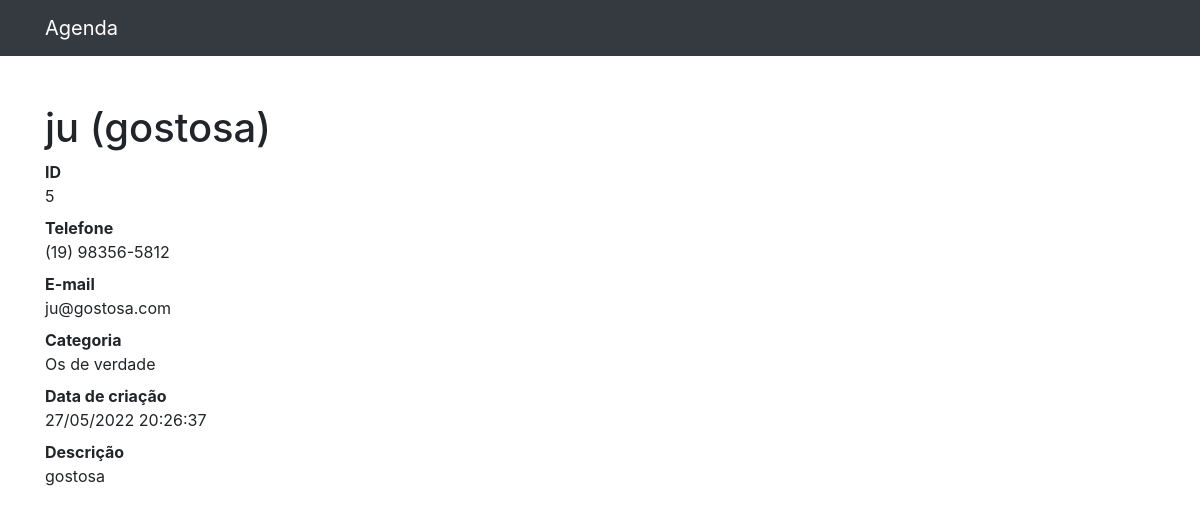
Before: /5 with the older database file.
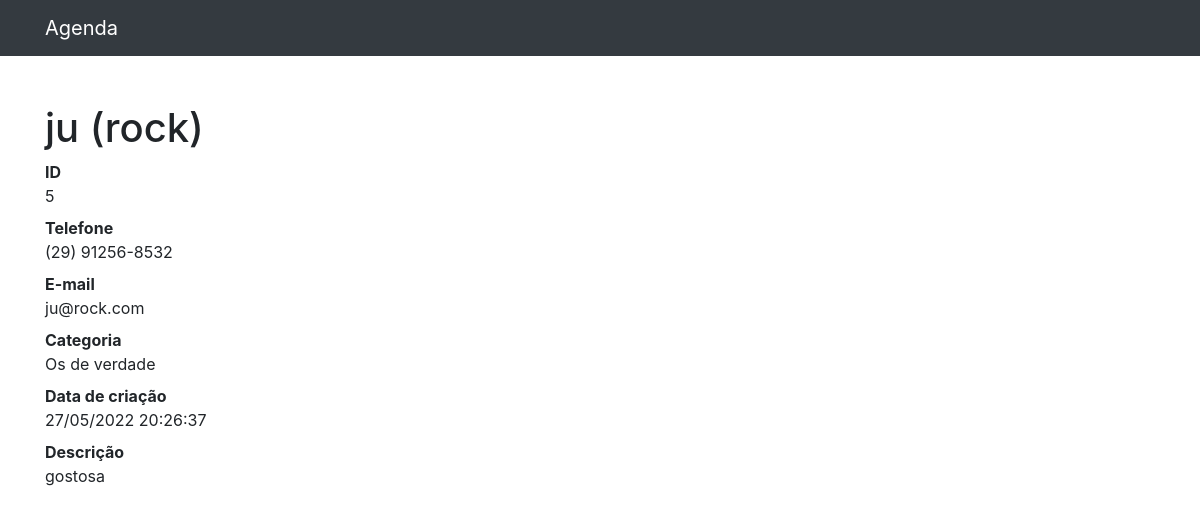
After: the same page with the newer database file.
### contatos/models.py (models this page shows, shortened)
class Contato(models.Model):
    nome = models.CharField(max_length=255)
    sobrenome = models.CharField(max_length=255, blank=True)
    telefone = models.CharField(max_length=50)
    email = models.EmailField(max_length=255, blank=True)
    data_criacao = models.DateTimeField(default=timezone.now)
    descricao = models.TextField(blank=True)
    categoria = models.ForeignKey(Categoria, on_delete=models.DO_NOTHING)
    mostrar = models.BooleanField(default=True)

class Categoria(models.Model):
    nome = models.CharField(max_length=255)
    def __str__(self):
        return self.nome

### contatos/views.py (the view)
# urls.py: path('<int:contato_id>', views.ver_contato, name="ver_contato")
def ver_contato(request, contato_id):
    contato = get_object_or_404(Contato, id=contato_id)
    return render(request, 'contatos/ver_contato.html', {
        'contato': contato
    })

### contatos/templates/contatos/ver_contato.html
{% extends 'base.html' %}
{% block conteudo %}
    <h1 class="mt-5">{{ contato.nome }} {{ contato.sobrenome }}</h1>
        <dl>
          <dt>ID</dt>
          <dd>{{ contato.id }}</dd>
          <dt>Telefone</dt>
          <dd>{{ contato.telefone }}</dd>
          <dt>E-mail</dt>
          <dd>{{ contato.email }}</dd>
          <dt>Categoria</dt>
          <dd>{{ contato.categoria }}</dd>
          <dt>Data de criação</dt>
          <dd>{{ contato.data_criacao|date:'d/m/Y H:i:s' }}</dd>
          <dt>Descrição</dt>
          <dd>{{ contato.descricao }}</dd>
        </dl>
{% endblock conteudo %}

Changed rows visible on the page:
changed Contato "ju": sobrenome "(gostosa)" → "(rock)"; telefone "(19) 98356-5812" → "(29) 91256-8532"; email "ju@gostosa.com" → "ju@rock.com"
